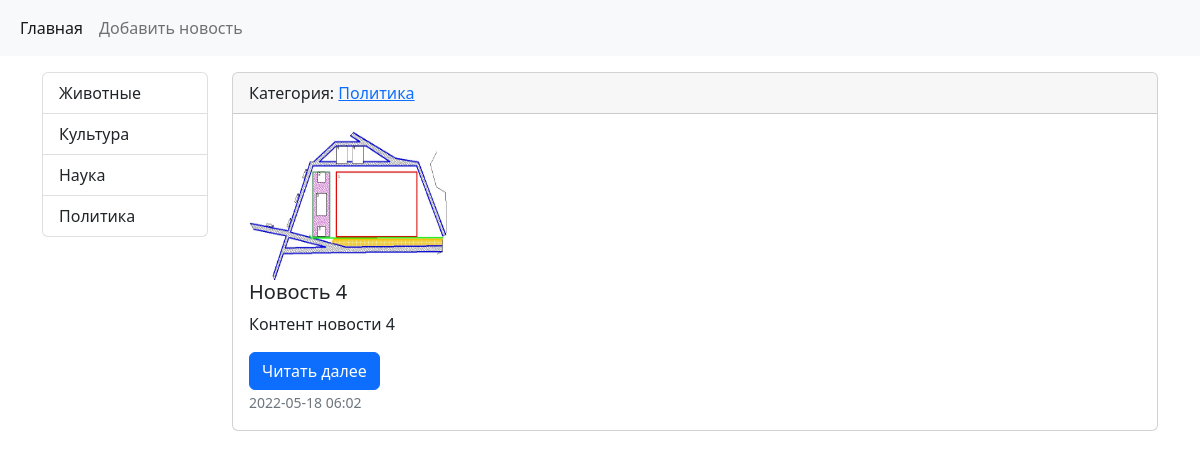
Screenshot of /category/3/ with the database file from the repository.
### news/models.py (models this page shows, shortened)
class Category(models.Model):
    title = models.CharField(max_length=150, db_index=True, verbose_name='Наименование категории')
    def __str__(self):
        return self.title
    class Meta:
        verbose_name = 'Категория'
        verbose_name_plural = 'Категории'
        ordering = ['title']

class News(models.Model):
    title = models.CharField(max_length=150, verbose_name='Наименование')
    content = models.TextField(blank=True, verbose_name='Конетент')
    created_at = models.DateTimeField(auto_now_add=True, verbose_name='Дата загрузки')
    updated_at = models.DateTimeField(auto_now=True, verbose_name='Обновлено')
    photo = models.ImageField(upload_to='photo/%Y/%m/%d/', verbose_name='Фото', blank=True)
    is_published = models.BooleanField(default=True, verbose_name='Опубликовано')
    category = models.ForeignKey('Category', on_delete=models.PROTECT, null=True, verbose_name='Категория')
    class Meta:
        verbose_name = 'Новость'
        verbose_name_plural = 'Новости'
        ordering = ['-created_at']

### news/views.py (the view)
# urls.py: path('category/<int:category_id>/', views.get_category, name='category'),
def get_category(request, category_id):
    news = News.objects.filter(category_id=category_id)
    categories = Category.objects.all()
    category = Category.objects.get(pk=category_id)
    context = {
        'news': news,
        'categories': categories,
        'category': category,
    }
    response = render(request, 'news/category.html', context)
    return response

### news/templates/news/category.html (shortened to what this page needs)
<!doctype html>
<html lang="ru">
<head>
    <link href="https://cdn.jsdelivr.net/npm/bootstrap@5.2.0-beta1/dist/css/bootstrap.min.css" rel="stylesheet">
</head>
<body>
<nav class="navbar navbar-expand-lg bg-light">
    <div class="container-fluid">
        <div class="collapse navbar-collapse" id="navbarNav">
            <ul class="navbar-nav">
                <li class="nav-item">
                    <a class="nav-link active" aria-current="page" href="{% url 'home' %}">Главная</a>
                </li>
                <li class="nav-item">
                    <a class="nav-link" href="#">Добавить новость</a>
                </li>
            </ul>
        </div>
    </div>
</nav>
<div class="container mt-3">
    <div class="row">
        <div class="col-md-2">
            <div class="list-group">
                {% for item in categories %}
                <a href="{% url 'category' item.pk %}" class="list-group-item list-group-item-action">{{ item.title }}</a>
                {% endfor %}
            </div>
        </div>
        <div class="col-md-10">
            {% for item in news %}
            <div class="card mb-3">
                <div class="card-header">
                    {% if item.category %}
                    Категория: <a href="{% url 'category' item.category.pk %}">{{ item.category }}</a>
                    {% else %}
                    без категории
                    {% endif %}
                </div>
                <div>
                    <div class="card-body">
                        <div class="media">
                            {% if item.photo %}
                            <img src="{{ item.photo.url }}" alt="--" width="200px" height="150px" class="rounded float-left mr-3">
                            {% endif %}
                        </div>
                        <div class="media-body">
                            <h5 class="card-title">{{ item.title }}</h5>
                            <p class="card-text">{{ item.content | linebreaksbr | truncatewords:50 }}</p>
                            <a href="/" class="btn btn-primary">Читать далее</a>
                            <p class="card-text"><small class="text-muted">{{ item.created_at | date:"Y-m-d H:i" }}</small></p>
                        </div>
                    </div>
                </div>
            </div>
            {% endfor %}
        </div>
    </div>
</div>
</body>
</html>

### rows the page displays
Category: title "Животные"
Category: title "Культура"
Category: title "Наука"
Category: title "Политика"
News: category "Политика", photo (picture), title "Новость 4", content "Контент новости 4", created_at "2022-05-18 06:02"
